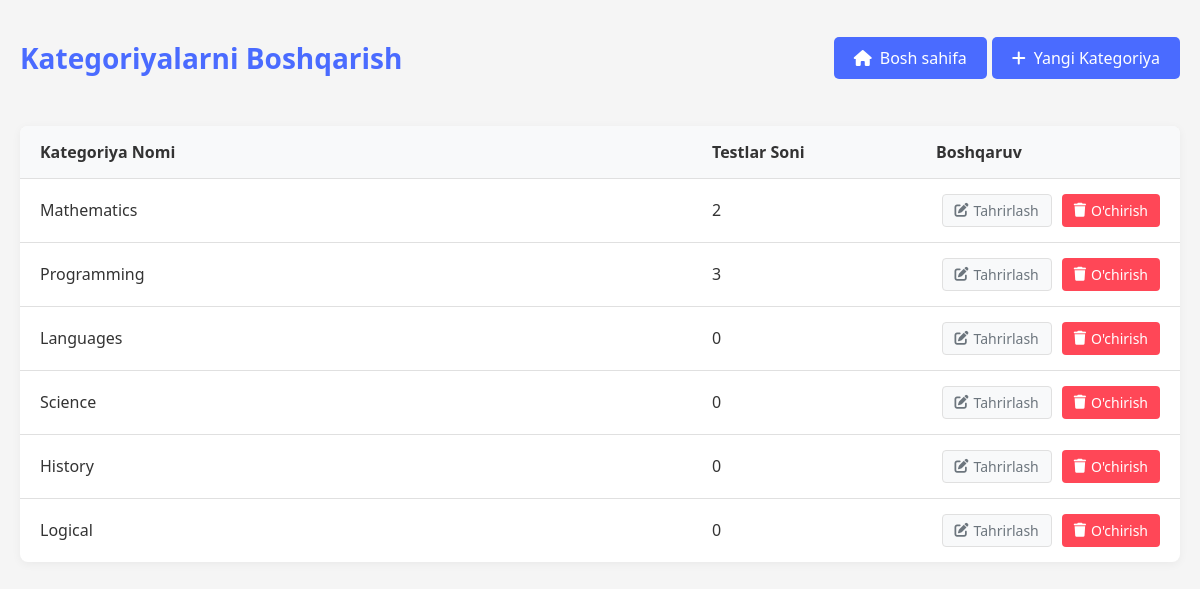
The page /manage-categories (signed in) on the database its author committed.
### main/models.py (models this page shows, shortened)
class Category(models.Model):
    name = models.CharField(max_length=50, unique=True)
    icon_class = models.CharField(max_length=100, default='fa fa-folder' ) # masalan: 'fa fa-code'
    class Meta:
        verbose_name = 'category'
        verbose_name_plural = 'categories'

### main/views.py (the view)
# urls.py: path('manage-categories', ManageCategoriesView.as_view(), name='manage_categories'),
class ManageCategoriesView(LoginRequiredMixin, View):
    login_url = 'users:login'
    def dispatch(self, request, *args, **kwargs):
        if not request.user.is_staff:
            raise PermissionDenied("Faqat admin foydalanuvchilar bu amalni bajara oladi.")
        return super().dispatch(request, *args, **kwargs)
    def get(self, request):
        categories = Category.objects.all()
        context = {
            'categories': categories
        }
        return render(request, 'main/manage_categories.html', context)

### main/views.py (called while the page is built)
def get_today(request):
    today = datetime.date(datetime.today())
    return {'today': today}

### templates/main/manage_categories.html (shortened to what this page needs)
{% load static %}
<!DOCTYPE html>
<html lang="uz">
<head>
    <link rel="stylesheet" href="{% static 'css/manage_category.css' %}">
    <link rel="stylesheet" href="https://cdnjs.cloudflare.com/ajax/libs/font-awesome/6.4.0/css/all.min.css">
</head>
<body>
    <div class="container">
        <div class="header">
            <h1 class="page-title">Kategoriyalarni Boshqarish</h1>
            <div style="display: flex;">
                <a href="{% url 'main:index' %}" class="add-category-btn" style="text-decoration: none; margin-right: 5px;">
                    <i class="fas fa-home"></i>
                    Bosh sahifa
                </a>
                <a href="{% url 'main:new_category' %}" class="add-category-btn" style="text-decoration: none;">
                    <i class="fas fa-plus"></i>
                    Yangi Kategoriya
                </a>
            </div>
        </div>
        <div class="categories-table">
            <div class="table-header">
                <div>Kategoriya Nomi</div>
                <div>Testlar Soni</div>
                <div>Boshqaruv</div>
            </div>
            {% if categories.exists %}
                {% for ctg in categories %}
                    <div class="category-item">
                        <div class="category-name">{{ ctg.name }}</div>
                        <div>{{ ctg.tests.count }}</div>
                        <div class="category-actions">
                            <a href="{% url 'main:update_category' ctg.id %}" class="edit-btn" style="text-decoration: none;">
                                <i class="fas fa-edit"></i>
                                Tahrirlash
                            </a>
                            <a href="{% url 'main:delete_category' ctg.id %}" class="delete-btn" style="text-decoration: none;">
                                <i class="fas fa-trash"></i>
                                O'chirish
                            </a>
                        </div>
                    </div>
                {% endfor %}
            {% endif %}
        </div>
    </div>
</body>
</html>

### static/css/manage_category.css (style rules this page uses)
:root { --primary-color: #4a6bff; --secondary-color: #f8f9fa; --danger-color: #ff4757; --warning-color: #ffa502; --text-color: #333; --light-text: #6c757d; --border-color: #e0e0e0; }
body { font-family: 'Segoe UI', Tahoma, Geneva, Verdana, sans-serif; background-color: #f5f5f5; color: var(--text-color); margin: 0; padding: 0; }
.container { max-width: 1200px; margin: 0 auto; padding: 20px; }
.header { display: flex; justify-content: space-between; align-items: center; margin-bottom: 30px; }
.page-title { font-size: 28px; font-weight: 600; color: var(--primary-color); }
.add-category-btn { background-color: var(--primary-color); color: white; border: none; padding: 10px 20px; border-radius: 5px; cursor: pointer; font-weight: 500; display: flex; align-items: center; gap: 8px; transition: all 0.3s ease; }
.categories-table { width: 100%; background-color: white; border-radius: 8px; box-shadow: 0 2px 10px rgba(0, 0, 0, 0.05); overflow: hidden; }
.table-header { display: grid; grid-template-columns: 3fr 1fr 1fr; background-color: var(--secondary-color); padding: 15px 20px; font-weight: 600; border-bottom: 1px solid var(--border-color); }
.category-item { display: grid; grid-template-columns: 3fr 1fr 1fr; padding: 15px 20px; border-bottom: 1px solid var(--border-color); align-items: center; }
.category-item:last-child { border-bottom: none; }
.category-name { font-weight: 500; }
.category-actions { display: flex; gap: 10px; justify-content: flex-end; }
.edit-btn, .delete-btn { padding: 6px 12px; border-radius: 4px; cursor: pointer; font-size: 14px; transition: all 0.2s ease; display: flex; align-items: center; gap: 5px; }
.edit-btn { background-color: var(--secondary-color); color: var(--light-text); border: 1px solid var(--border-color); }
.delete-btn { background-color: var(--danger-color); color: white; border: none; }

### rows shown on the page
Category: name "Mathematics", tests.count "2"
Category: name "Programming", tests.count "3"
Category: name "Languages", tests.count "0"
Category: name "Science", tests.count "0"
Category: name "History", tests.count "0"
Category: name "Logical", tests.count "0"
